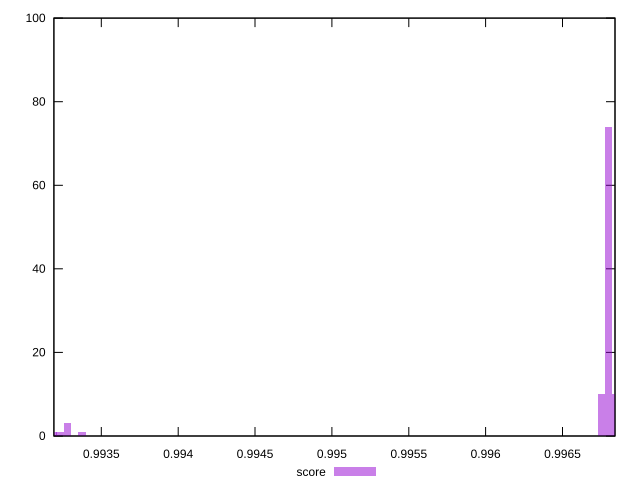

This chart was generated by the following gnuplot code:
reset
set terminal svg size 640, 490 enhanced background rgb 'white'
set output "report_00007_2020-12-11T15:55:29.892Z/first-cpu-idle/samples/pages+cached+noexternal+nosvg/score/histogram.svg"

$score <<EOF
0.9968471157160967 10
0.9967995494081463 74
0.996751983100196 10
0.9931845100039175 1
0.993374775235719 1
0.9932796426198183 3
0.9932320763118679 1
EOF

set key outside below
set boxwidth 0.00004756630795037919
set yrange [0:100]
set style fill transparent solid 0.5 noborder

plot \
  $score title "score" with boxes, \


reset
